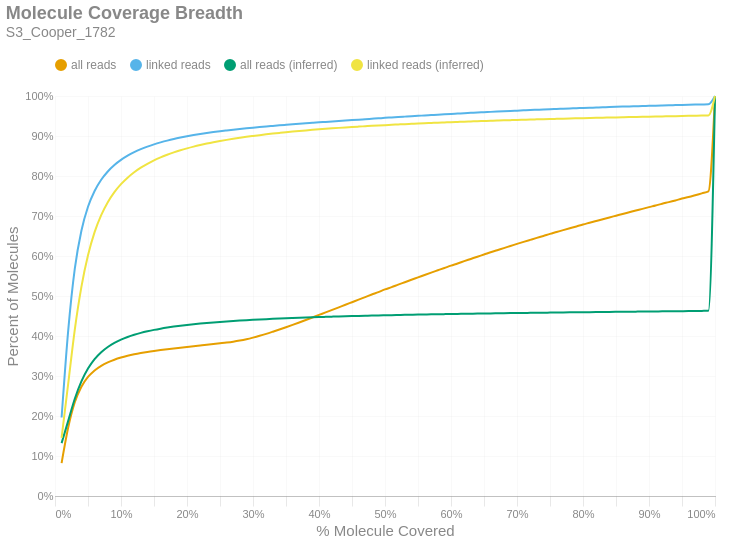

Notebook source saved alongside this figure:
### Markdown cell above
### Molecule Read Coverage
This chart shows molecule coverage breadth as computed by the number of bases aligned to that molecule. In other words, "*how much of each unique long molecule is actually sequenced/aligned?*" Keep in mind there is a distinction between sequences and alignments, since some sequences belonging to a particular molecule may not align well and wouldn't appear in the alignment data. This chart also shows molecule coverage breadth as computed by the *inferred fragment* from which the aligned sequences originate. Unlike read coverage, this calculation takes into account the total insert size, including unsequenced gaps between the forward and reverse reads. Like the previous figures, these are cumulative percents.

### Code cell
if SKIPLR:
    print_html(f"Skipped")
else:
    binned_df = consolidated_hist(valids['coverage_bp'], mask, 0.01, True)
    binned_df_inf = consolidated_hist(valids['coverage_inserts'], mask, 0.01, True)
    binned_df = binned_df.with_columns(pl.lit(binned_df_inf['all reads (cumsum)']).alias('all reads (inferred)'))
    binned_df = binned_df.with_columns(pl.lit(binned_df_inf['linked reads (cumsum)']).alias('linked reads (inferred)'))
    binned_df = binned_df.with_columns(
        (pl.col('bin').cast(pl.Float64) + 0.01).alias('right_edge')
    )

    with SafeRender(binned_df):
        (
            density_plot(binned_df, 'Molecule Coverage Breadth', samplename, 'molcov', ['all reads (inferred)','linked reads (inferred)'])
            .encode(
                #x=alt.X('bin:Q', title="% Molecule Covered").axis(format = '%').scale(padding=0),
                x=alt.X('right_edge:Q', title="% Molecule Covered").axis(format='%').scale(padding=0),
                y=alt.Y('value:Q', title='Percent of Molecules')
                    .axis(format='%')
                    .stack(False)
                    .scale(domainMin=0, padding=0),
                color=alt.Color("key:N").scale(domain = ["all reads", "linked reads", "all reads (inferred)", "linked reads (inferred)"]),
                tooltip = [
                    alt.Tooltip("key:N", title = "Data Type"),
                    alt.Tooltip("range_label:N", title="% Molecule Covered"),
                    alt.Tooltip("value:Q", format = ".2%", title="% Molecules")
                ]
            )
        ).display()

### Figure 1 — Vega-Lite specification as saved in the notebook (floating-point values rounded to 4 significant figures)
{"width": "container", "height": 400, "config": {"title": {"anchor": "start", "dy": -15, "fontSize": 18, "color": "#888888", "subtitleColor": "#888888", "subtitleFontSize": 14}, "arc": {"fill": "#0072B2"}, "axis": {"domainColor": "#888888", "domainWidth": 0.5, "gridWidth": 0.2, "grid": false, "titleFontWeight": 400, "titleFontSize": 15, "labelFontSize": 11, "labelColor": "#888888", "tickColor": "#888888", "tickWidth": 0.2, "titleColor": "#888888"}, "axisBand": {"grid": false}, "axisX": {"grid": true, "tickSize": 10, "domainCap": "round"}, "axisY": {"domain": false, "grid": true, "tickSize": 0, "domainCap": "round"}, "background": "transparent", "header": {"labelFontSize": 15, "labelColor": "#888888", "titleFontSize": 15, "titleFontWeight": 600, "titleColor": "#888888"}, "legend": {"labelFont": "sans-serif", "labelFontSize": 12, "labelColor": "#888888", "symbolSize": 100, "symbolType": "circle", "titleFontSize": 12, "titlePadding": 10, "titleColor": "#888888", "title": null, "orient": "top"}, "range": {"category": ["#E69F00", "#56B4E9", "#009E73", "#F0E442", "#0072B2", "#D55E00", "#CC79A7", "#000000"], "diverging": ["#cfe8f3", "#a2d4ec", "#73bfe2", "#46abdb", "#1696d2", "#12719e"]}, "area": {"fill": "#0072B2", "fillOpacity": 0.7, "line": true, "strokeOpacity": 0.7}, "line": {"color": "#0072B2", "stroke": "#0072B2", "strokeWidth": 2}, "trail": {"color": "#0072B2", "stroke": "#0072B2", "strokeWidth": 0, "size": 1}, "point": {"filled": true, "fillOpacity": 1.0, "size": 95}, "text": {"color": "#888888", "fontSize": 11, "align": "right", "fontWeight": 400, "size": 11}, "bar": {"fill": "#0072B2", "stroke": null}, "view": {"stroke": null, "continuousWidth": 660, "continuousHeight": 400}}, "data": {"name": "data-aec0df3728bdbafadd5b885aca81209b"}, "mark": {"type": "line", "interpolate": "monotone", "point": {"opacity": 0, "size": 275}}, "encoding": {"color": {"field": "key", "scale": {"domain": ["all reads", "linked reads", "all reads (inferred)", "linked reads (inferred)"]}, "type": "nominal"}, "tooltip": [{"field": "key", "title": "Data Type", "type": "nominal"}, {"field": "range_label", "title": "% Molecule Covered", "type": "nominal"}, {"field": "value", "format": ".2%", "title": "% Molecules", "type": "quantitative"}], "x": {"axis": {"format": "%"}, "field": "right_edge", "scale": {"padding": 0}, "title": "% Molecule Covered", "type": "quantitative"}, "y": {"axis": {"format": "%"}, "field": "value", "scale": {"domainMin": 0, "padding": 0}, "stack": false, "title": "Percent of Molecules", "type": "quantitative"}}, "params": [{"name": "param_c36ac31b6afebe62", "select": {"type": "point", "fields": ["key"]}, "bind": "legend"}], "title": {"text": "Molecule Coverage Breadth", "subtitle": "S3_Cooper_1782"}, "transform": [{"fold": ["all reads (cumsum)", "linked reads (cumsum)", "all reads (inferred)", "linked reads (inferred)"]}, {"calculate": "replace(datum.key, ' (cumsum)', '')", "as": "key"}, {"filter": {"param": "param_c36ac31b6afebe62"}}], "usermeta": {"embedOptions": {"downloadFileName": "S3_Cooper_1782.molcov"}}, "$schema": "https://vega.github.io/schema/vega-lite/v6.1.0.json", "datasets": {"data-aec0df3728bdbafadd5b885aca81209b": [{"bin": "0.0", "interval": "0.0-0.01", "all reads": 0.08232, "linked reads": 0.1962, "all reads (cumsum)": 0.08232, "linked reads (cumsum)": 0.1962, "range_label": "0.0-0.01", "all reads (inferred)": 0.1323, "linked reads (inferred)": 0.1454, "right_edge": 0.01}, {"bin": "0.01", "interval": "0.01-0.02", "all reads": 0.08886, "linked reads": 0.2173, "all reads (cumsum)": 0.1712, "linked reads (cumsum)": 0.4135, "range_label": "0.01-0.02", "all reads (inferred)": 0.1878, "linked reads (inferred)": 0.2807, "right_edge": 0.02}, {"bin": "0.02", "interval": "0.02-0.03", "all reads": 0.06313, "linked reads": 0.1548, "all reads (cumsum)": 0.2343, "linked reads (cumsum)": 0.5682, "range_label": "0.02-0.03", "all reads (inferred)": 0.243, "linked reads (inferred)": 0.4161, "right_edge": 0.03}, {"bin": "0.03", "interval": "0.03-0.04", "all reads": 0.03883, "linked reads": 0.09501, "all reads (cumsum)": 0.2731, "linked reads (cumsum)": 0.6632, "range_label": "0.03-0.04", "all reads (inferred)": 0.2864, "linked reads (inferred)": 0.5228, "right_edge": 0.04}, {"bin": "0.04", "interval": "0.04-0.05", "all reads": 0.02449, "linked reads": 0.05979, "all reads (cumsum)": 0.2976, "linked reads (cumsum)": 0.723, "range_label": "0.04-0.05", "all reads (inferred)": 0.3186, "linked reads (inferred)": 0.6018, "right_edge": 0.05}, {"bin": "0.05", "interval": "0.05-0.06", "all reads": 0.01629, "linked reads": 0.03959, "all reads (cumsum)": 0.3139, "linked reads (cumsum)": 0.7626, "range_label": "0.05-0.06", "all reads (inferred)": 0.3421, "linked reads (inferred)": 0.6596, "right_edge": 0.06}, {"bin": "0.06", "interval": "0.06-0.07", "all reads": 0.01155, "linked reads": 0.02801, "all reads (cumsum)": 0.3255, "linked reads (cumsum)": 0.7906, "range_label": "0.06-0.07", "all reads (inferred)": 0.3594, "linked reads (inferred)": 0.7022, "right_edge": 0.07}, {"bin": "0.07", "interval": "0.07-0.08", "all reads": 0.008566, "linked reads": 0.02073, "all reads (cumsum)": 0.334, "linked reads (cumsum)": 0.8114, "range_label": "0.07-0.08", "all reads (inferred)": 0.3726, "linked reads (inferred)": 0.7344, "right_edge": 0.08}, {"bin": "0.08", "interval": "0.08-0.09", "all reads": 0.006665, "linked reads": 0.01603, "all reads (cumsum)": 0.3407, "linked reads (cumsum)": 0.8274, "range_label": "0.08-0.09", "all reads (inferred)": 0.3829, "linked reads (inferred)": 0.7596, "right_edge": 0.09}, {"bin": "0.09", "interval": "0.09-0.1", "all reads": 0.005361, "linked reads": 0.0128, "all reads (cumsum)": 0.3461, "linked reads (cumsum)": 0.8402, "range_label": "0.09-0.1", "all reads (inferred)": 0.391, "linked reads (inferred)": 0.7795, "right_edge": 0.1}, {"bin": "0.1", "interval": "0.1-0.11", "all reads": 0.004421, "linked reads": 0.01052, "all reads (cumsum)": 0.3505, "linked reads (cumsum)": 0.8507, "range_label": "0.1-0.11", "all reads (inferred)": 0.3976, "linked reads (inferred)": 0.7958, "right_edge": 0.11}, {"bin": "0.11", "interval": "0.11-0.12", "all reads": 0.003741, "linked reads": 0.00883, "all reads (cumsum)": 0.3542, "linked reads (cumsum)": 0.8595, "range_label": "0.11-0.12", "all reads (inferred)": 0.4032, "linked reads (inferred)": 0.8093, "right_edge": 0.12}, {"bin": "0.12", "interval": "0.12-0.13", "all reads": 0.003196, "linked reads": 0.007499, "all reads (cumsum)": 0.3574, "linked reads (cumsum)": 0.867, "range_label": "0.12-0.13", "all reads (inferred)": 0.4078, "linked reads (inferred)": 0.8207, "right_edge": 0.13}, {"bin": "0.13", "interval": "0.13-0.14", "all reads": 0.002794, "linked reads": 0.006472, "all reads (cumsum)": 0.3602, "linked reads (cumsum)": 0.8735, "range_label": "0.13-0.14", "all reads (inferred)": 0.4118, "linked reads (inferred)": 0.8305, "right_edge": 0.14}, {"bin": "0.14", "interval": "0.14-0.15", "all reads": 0.002444, "linked reads": 0.005581, "all reads (cumsum)": 0.3626, "linked reads (cumsum)": 0.8791, "range_label": "0.14-0.15", "all reads (inferred)": 0.4154, "linked reads (inferred)": 0.839, "right_edge": 0.15}, {"bin": "0.15", "interval": "0.15-0.16", "all reads": 0.002229, "linked reads": 0.004918, "all reads (cumsum)": 0.3649, "linked reads (cumsum)": 0.884, "range_label": "0.15-0.16", "all reads (inferred)": 0.4184, "linked reads (inferred)": 0.8465, "right_edge": 0.16}, {"bin": "0.16", "interval": "0.16-0.17", "all reads": 0.002119, "linked reads": 0.004456, "all reads (cumsum)": 0.367, "linked reads (cumsum)": 0.8885, "range_label": "0.16-0.17", "all reads (inferred)": 0.4211, "linked reads (inferred)": 0.8531, "right_edge": 0.17}, {"bin": "0.17", "interval": "0.17-0.18", "all reads": 0.00201, "linked reads": 0.003999, "all reads (cumsum)": 0.369, "linked reads (cumsum)": 0.8925, "range_label": "0.17-0.18", "all reads (inferred)": 0.4235, "linked reads (inferred)": 0.8589, "right_edge": 0.18}, {"bin": "0.18", "interval": "0.18-0.19", "all reads": 0.00191, "linked reads": 0.003545, "all reads (cumsum)": 0.3709, "linked reads (cumsum)": 0.896, "range_label": "0.18-0.19", "all reads (inferred)": 0.4257, "linked reads (inferred)": 0.8643, "right_edge": 0.19}, {"bin": "0.19", "interval": "0.19-0.2", "all reads": 0.001841, "linked reads": 0.003244, "all reads (cumsum)": 0.3728, "linked reads (cumsum)": 0.8993, "range_label": "0.19-0.2", "all reads (inferred)": 0.4277, "linked reads (inferred)": 0.8691, "right_edge": 0.2}, {"bin": "0.2", "interval": "0.2-0.21", "all reads": 0.001809, "linked reads": 0.002975, "all reads (cumsum)": 0.3746, "linked reads (cumsum)": 0.9022, "range_label": "0.2-0.21", "all reads (inferred)": 0.4295, "linked reads (inferred)": 0.8734, "right_edge": 0.21}, {"bin": "0.21", "interval": "0.21-0.22", "all reads": 0.001747, "linked reads": 0.002671, "all reads (cumsum)": 0.3763, "linked reads (cumsum)": 0.9049, "range_label": "0.21-0.22", "all reads (inferred)": 0.4311, "linked reads (inferred)": 0.8774, "right_edge": 0.22}, {"bin": "0.22", "interval": "0.22-0.23", "all reads": 0.001755, "linked reads": 0.002487, "all reads (cumsum)": 0.3781, "linked reads (cumsum)": 0.9074, "range_label": "0.22-0.23", "all reads (inferred)": 0.4326, "linked reads (inferred)": 0.8811, "right_edge": 0.23}, {"bin": "0.23", "interval": "0.23-0.24", "all reads": 0.001814, "linked reads": 0.002373, "all reads (cumsum)": 0.3799, "linked reads (cumsum)": 0.9098, "range_label": "0.23-0.24", "all reads (inferred)": 0.434, "linked reads (inferred)": 0.8844, "right_edge": 0.24}, {"bin": "0.24", "interval": "0.24-0.25", "all reads": 0.001855, "linked reads": 0.002211, "all reads (cumsum)": 0.3817, "linked reads (cumsum)": 0.912, "range_label": "0.24-0.25", "all reads (inferred)": 0.4353, "linked reads (inferred)": 0.8874, "right_edge": 0.25}, {"bin": "0.25", "interval": "0.25-0.26", "all reads": 0.001895, "linked reads": 0.001986, "all reads (cumsum)": 0.3836, "linked reads (cumsum)": 0.914, "range_label": "0.25-0.26", "all reads (inferred)": 0.4365, "linked reads (inferred)": 0.8903, "right_edge": 0.26}, {"bin": "0.26", "interval": "0.26-0.27", "all reads": 0.002228, "linked reads": 0.0019, "all reads (cumsum)": 0.3859, "linked reads (cumsum)": 0.9159, "range_label": "0.26-0.27", "all reads (inferred)": 0.4376, "linked reads (inferred)": 0.893, "right_edge": 0.27}, {"bin": "0.27", "interval": "0.27-0.28", "all reads": 0.002773, "linked reads": 0.001772, "all reads (cumsum)": 0.3886, "linked reads (cumsum)": 0.9176, "range_label": "0.27-0.28", "all reads (inferred)": 0.4386, "linked reads (inferred)": 0.8955, "right_edge": 0.28}, {"bin": "0.28", "interval": "0.28-0.29", "all reads": 0.003352, "linked reads": 0.001672, "all reads (cumsum)": 0.392, "linked reads (cumsum)": 0.9193, "range_label": "0.28-0.29", "all reads (inferred)": 0.4396, "linked reads (inferred)": 0.8979, "right_edge": 0.29}, {"bin": "0.29", "interval": "0.29-0.3", "all reads": 0.003995, "linked reads": 0.001601, "all reads (cumsum)": 0.396, "linked reads (cumsum)": 0.9209, "range_label": "0.29-0.3", "all reads (inferred)": 0.4405, "linked reads (inferred)": 0.9001, "right_edge": 0.3}, {"bin": "0.3", "interval": "0.3-0.31", "all reads": 0.004443, "linked reads": 0.001549, "all reads (cumsum)": 0.4004, "linked reads (cumsum)": 0.9225, "range_label": "0.3-0.31", "all reads (inferred)": 0.4414, "linked reads (inferred)": 0.9022, "right_edge": 0.31}, {"bin": "0.31", "interval": "0.31-0.32", "all reads": 0.004925, "linked reads": 0.001444, "all reads (cumsum)": 0.4053, "linked reads (cumsum)": 0.9239, "range_label": "0.31-0.32", "all reads (inferred)": 0.4422, "linked reads (inferred)": 0.9041, "right_edge": 0.32}, {"bin": "0.32", "interval": "0.32-0.33", "all reads": 0.005323, "linked reads": 0.001364, "all reads (cumsum)": 0.4107, "linked reads (cumsum)": 0.9253, "range_label": "0.32-0.33", "all reads (inferred)": 0.4429, "linked reads (inferred)": 0.906, "right_edge": 0.33}, {"bin": "0.33", "interval": "0.33-0.34", "all reads": 0.005492, "linked reads": 0.001361, "all reads (cumsum)": 0.4162, "linked reads (cumsum)": 0.9266, "range_label": "0.33-0.34", "all reads (inferred)": 0.4437, "linked reads (inferred)": 0.9077, "right_edge": 0.34}, {"bin": "0.34", "interval": "0.34-0.35", "all reads": 0.005718, "linked reads": 0.001303, "all reads (cumsum)": 0.4219, "linked reads (cumsum)": 0.9279, "range_label": "0.34-0.35", "all reads (inferred)": 0.4444, "linked reads (inferred)": 0.9094, "right_edge": 0.35}, {"bin": "0.35", "interval": "0.35-0.36", "all reads": 0.005931, "linked reads": 0.001287, "all reads (cumsum)": 0.4278, "linked reads (cumsum)": 0.9292, "range_label": "0.35-0.36", "all reads (inferred)": 0.445, "linked reads (inferred)": 0.911, "right_edge": 0.36}, {"bin": "0.36", "interval": "0.36-0.37", "all reads": 0.006046, "linked reads": 0.001251, "all reads (cumsum)": 0.4339, "linked reads (cumsum)": 0.9305, "range_label": "0.36-0.37", "all reads (inferred)": 0.4457, "linked reads (inferred)": 0.9126, "right_edge": 0.37}, {"bin": "0.37", "interval": "0.37-0.38", "all reads": 0.006158, "linked reads": 0.001183, "all reads (cumsum)": 0.44, "linked reads (cumsum)": 0.9316, "range_label": "0.37-0.38", "all reads (inferred)": 0.4463, "linked reads (inferred)": 0.914, "right_edge": 0.38}, {"bin": "0.38", "interval": "0.38-0.39", "all reads": 0.006285, "linked reads": 0.001238, "all reads (cumsum)": 0.4463, "linked reads (cumsum)": 0.9329, "range_label": "0.38-0.39", "all reads (inferred)": 0.4469, "linked reads (inferred)": 0.9154, "right_edge": 0.39}, {"bin": "0.39", "interval": "0.39-0.4", "all reads": 0.006371, "linked reads": 0.001212, "all reads (cumsum)": 0.4527, "linked reads (cumsum)": 0.9341, "range_label": "0.39-0.4", "all reads (inferred)": 0.4474, "linked reads (inferred)": 0.9167, "right_edge": 0.4}, {"bin": "0.4", "interval": "0.4-0.41", "all reads": 0.006262, "linked reads": 0.00114, "all reads (cumsum)": 0.4589, "linked reads (cumsum)": 0.9352, "range_label": "0.4-0.41", "all reads (inferred)": 0.4479, "linked reads (inferred)": 0.918, "right_edge": 0.41}, {"bin": "0.41", "interval": "0.41-0.42", "all reads": 0.00639, "linked reads": 0.001156, "all reads (cumsum)": 0.4653, "linked reads (cumsum)": 0.9364, "range_label": "0.41-0.42", "all reads (inferred)": 0.4484, "linked reads (inferred)": 0.9192, "right_edge": 0.42}, {"bin": "0.42", "interval": "0.42-0.43", "all reads": 0.006404, "linked reads": 0.001136, "all reads (cumsum)": 0.4717, "linked reads (cumsum)": 0.9375, "range_label": "0.42-0.43", "all reads (inferred)": 0.4489, "linked reads (inferred)": 0.9203, "right_edge": 0.43}, {"bin": "0.43", "interval": "0.43-0.44", "all reads": 0.006347, "linked reads": 0.00111, "all reads (cumsum)": 0.4781, "linked reads (cumsum)": 0.9386, "range_label": "0.43-0.44", "all reads (inferred)": 0.4494, "linked reads (inferred)": 0.9214, "right_edge": 0.44}, {"bin": "0.44", "interval": "0.44-0.45", "all reads": 0.00643, "linked reads": 0.001148, "all reads (cumsum)": 0.4845, "linked reads (cumsum)": 0.9398, "range_label": "0.44-0.45", "all reads (inferred)": 0.4498, "linked reads (inferred)": 0.9225, "right_edge": 0.45}, {"bin": "0.45", "interval": "0.45-0.46", "all reads": 0.006419, "linked reads": 0.001129, "all reads (cumsum)": 0.4909, "linked reads (cumsum)": 0.9409, "range_label": "0.45-0.46", "all reads (inferred)": 0.4502, "linked reads (inferred)": 0.9235, "right_edge": 0.46}, {"bin": "0.46", "interval": "0.46-0.47", "all reads": 0.006327, "linked reads": 0.001089, "all reads (cumsum)": 0.4973, "linked reads (cumsum)": 0.942, "range_label": "0.46-0.47", "all reads (inferred)": 0.4506, "linked reads (inferred)": 0.9244, "right_edge": 0.47}, {"bin": "0.47", "interval": "0.47-0.48", "all reads": 0.006355, "linked reads": 0.001101, "all reads (cumsum)": 0.5036, "linked reads (cumsum)": 0.9431, "range_label": "0.47-0.48", "all reads (inferred)": 0.451, "linked reads (inferred)": 0.9254, "right_edge": 0.48}, {"bin": "0.48", "interval": "0.48-0.49", "all reads": 0.00611, "linked reads": 0.001102, "all reads (cumsum)": 0.5097, "linked reads (cumsum)": 0.9442, "range_label": "0.48-0.49", "all reads (inferred)": 0.4514, "linked reads (inferred)": 0.9263, "right_edge": 0.49}, {"bin": "0.49", "interval": "0.49-0.5", "all reads": 0.006691, "linked reads": 0.001131, "all reads (cumsum)": 0.5164, "linked reads (cumsum)": 0.9453, "range_label": "0.49-0.5", "all reads (inferred)": 0.4518, "linked reads (inferred)": 0.9272, "right_edge": 0.5}, {"bin": "0.5", "interval": "0.5-0.51", "all reads": 0.005696, "linked reads": 0.001026, "all reads (cumsum)": 0.5221, "linked reads (cumsum)": 0.9464, "range_label": "0.5-0.51", "all reads (inferred)": 0.4521, "linked reads (inferred)": 0.928, "right_edge": 0.51}, {"bin": "0.51", "interval": "0.51-0.52", "all reads": 0.006317, "linked reads": 0.001053, "all reads (cumsum)": 0.5284, "linked reads (cumsum)": 0.9474, "range_label": "0.51-0.52", "all reads (inferred)": 0.4525, "linked reads (inferred)": 0.9288, "right_edge": 0.52}, {"bin": "0.52", "interval": "0.52-0.53", "all reads": 0.006043, "linked reads": 0.001019, "all reads (cumsum)": 0.5345, "linked reads (cumsum)": 0.9484, "range_label": "0.52-0.53", "all reads (inferred)": 0.4529, "linked reads (inferred)": 0.9297, "right_edge": 0.53}, {"bin": "0.53", "interval": "0.53-0.54", "all reads": 0.006086, "linked reads": 0.001016, "all reads (cumsum)": 0.5405, "linked reads (cumsum)": 0.9495, "range_label": "0.53-0.54", "all reads (inferred)": 0.4532, "linked reads (inferred)": 0.9304, "right_edge": 0.54}, {"bin": "0.54", "interval": "0.54-0.55", "all reads": 0.005935, "linked reads": 0.0009647, "all reads (cumsum)": 0.5465, "linked reads (cumsum)": 0.9504, "range_label": "0.54-0.55", "all reads (inferred)": 0.4535, "linked reads (inferred)": 0.9312, "right_edge": 0.55}, {"bin": "0.55", "interval": "0.55-0.56", "all reads": 0.006045, "linked reads": 0.0009986, "all reads (cumsum)": 0.5525, "linked reads (cumsum)": 0.9514, "range_label": "0.55-0.56", "all reads (inferred)": 0.4538, "linked reads (inferred)": 0.9319, "right_edge": 0.56}, {"bin": "0.56", "interval": "0.56-0.57", "all reads": 0.005896, "linked reads": 0.0009758, "all reads (cumsum)": 0.5584, "linked reads (cumsum)": 0.9524, "range_label": "0.56-0.57", "all reads (inferred)": 0.4541, "linked reads (inferred)": 0.9326, "right_edge": 0.57}, {"bin": "0.57", "interval": "0.57-0.58", "all reads": 0.005796, "linked reads": 0.0009799, "all reads (cumsum)": 0.5642, "linked reads (cumsum)": 0.9534, "range_label": "0.57-0.58", "all reads (inferred)": 0.4544, "linked reads (inferred)": 0.9333, "right_edge": 0.58}, {"bin": "0.58", "interval": "0.58-0.59", "all reads": 0.005807, "linked reads": 0.0009436, "all reads (cumsum)": 0.57, "linked reads (cumsum)": 0.9543, "range_label": "0.58-0.59", "all reads (inferred)": 0.4547, "linked reads (inferred)": 0.9339, "right_edge": 0.59}, {"bin": "0.59", "interval": "0.59-0.6", "all reads": 0.00587, "linked reads": 0.0009104, "all reads (cumsum)": 0.5759, "linked reads (cumsum)": 0.9552, "range_label": "0.59-0.6", "all reads (inferred)": 0.455, "linked reads (inferred)": 0.9346, "right_edge": 0.6}, {"bin": "0.6", "interval": "0.6-0.61", "all reads": 0.005475, "linked reads": 0.0008748, "all reads (cumsum)": 0.5814, "linked reads (cumsum)": 0.9561, "range_label": "0.6-0.61", "all reads (inferred)": 0.4552, "linked reads (inferred)": 0.9352, "right_edge": 0.61}, {"bin": "0.61", "interval": "0.61-0.62", "all reads": 0.005736, "linked reads": 0.0008831, "all reads (cumsum)": 0.5871, "linked reads (cumsum)": 0.957, "range_label": "0.61-0.62", "all reads (inferred)": 0.4555, "linked reads (inferred)": 0.9358, "right_edge": 0.62}, {"bin": "0.62", "interval": "0.62-0.63", "all reads": 0.005541, "linked reads": 0.0008493, "all reads (cumsum)": 0.5927, "linked reads (cumsum)": 0.9578, "range_label": "0.62-0.63", "all reads (inferred)": 0.4558, "linked reads (inferred)": 0.9364, "right_edge": 0.63}, {"bin": "0.63", "interval": "0.63-0.64", "all reads": 0.005581, "linked reads": 0.0008724, "all reads (cumsum)": 0.5982, "linked reads (cumsum)": 0.9587, "range_label": "0.63-0.64", "all reads (inferred)": 0.456, "linked reads (inferred)": 0.937, "right_edge": 0.64}, {"bin": "0.64", "interval": "0.64-0.65", "all reads": 0.005393, "linked reads": 0.0007891, "all reads (cumsum)": 0.6036, "linked reads (cumsum)": 0.9595, "range_label": "0.64-0.65", "all reads (inferred)": 0.4563, "linked reads (inferred)": 0.9375, "right_edge": 0.65}, {"bin": "0.65", "interval": "0.65-0.66", "all reads": 0.005583, "linked reads": 0.0008199, "all reads (cumsum)": 0.6092, "linked reads (cumsum)": 0.9603, "range_label": "0.65-0.66", "all reads (inferred)": 0.4565, "linked reads (inferred)": 0.9381, "right_edge": 0.66}, {"bin": "0.66", "interval": "0.66-0.67", "all reads": 0.005247, "linked reads": 0.0007929, "all reads (cumsum)": 0.6145, "linked reads (cumsum)": 0.9611, "range_label": "0.66-0.67", "all reads (inferred)": 0.4567, "linked reads (inferred)": 0.9386, "right_edge": 0.67}, {"bin": "0.67", "interval": "0.67-0.68", "all reads": 0.005324, "linked reads": 0.0007743, "all reads (cumsum)": 0.6198, "linked reads (cumsum)": 0.9619, "range_label": "0.67-0.68", "all reads (inferred)": 0.457, "linked reads (inferred)": 0.9392, "right_edge": 0.68}, {"bin": "0.68", "interval": "0.68-0.69", "all reads": 0.005187, "linked reads": 0.0007507, "all reads (cumsum)": 0.625, "linked reads (cumsum)": 0.9626, "range_label": "0.68-0.69", "all reads (inferred)": 0.4572, "linked reads (inferred)": 0.9397, "right_edge": 0.69}, {"bin": "0.69", "interval": "0.69-0.7", "all reads": 0.005244, "linked reads": 0.0007445, "all reads (cumsum)": 0.6302, "linked reads (cumsum)": 0.9634, "range_label": "0.69-0.7", "all reads (inferred)": 0.4574, "linked reads (inferred)": 0.9402, "right_edge": 0.7}, {"bin": "0.7", "interval": "0.7-0.71", "all reads": 0.005094, "linked reads": 0.0007418, "all reads (cumsum)": 0.6353, "linked reads (cumsum)": 0.9641, "range_label": "0.7-0.71", "all reads (inferred)": 0.4577, "linked reads (inferred)": 0.9407, "right_edge": 0.71}, {"bin": "0.71", "interval": "0.71-0.72", "all reads": 0.005009, "linked reads": 0.0007345, "all reads (cumsum)": 0.6403, "linked reads (cumsum)": 0.9649, "range_label": "0.71-0.72", "all reads (inferred)": 0.4579, "linked reads (inferred)": 0.9412, "right_edge": 0.72}, {"bin": "0.72", "interval": "0.72-0.73", "all reads": 0.004981, "linked reads": 0.000692, "all reads (cumsum)": 0.6453, "linked reads (cumsum)": 0.9655, "range_label": "0.72-0.73", "all reads (inferred)": 0.4581, "linked reads (inferred)": 0.9416, "right_edge": 0.73}, {"bin": "0.73", "interval": "0.73-0.74", "all reads": 0.004871, "linked reads": 0.0006989, "all reads (cumsum)": 0.6502, "linked reads (cumsum)": 0.9662, "range_label": "0.73-0.74", "all reads (inferred)": 0.4583, "linked reads (inferred)": 0.9421, "right_edge": 0.74}, {"bin": "0.74", "interval": "0.74-0.75", "all reads": 0.005085, "linked reads": 0.0006737, "all reads (cumsum)": 0.6552, "linked reads (cumsum)": 0.9669, "range_label": "0.74-0.75", "all reads (inferred)": 0.4585, "linked reads (inferred)": 0.9425, "right_edge": 0.75}, {"bin": "0.75", "interval": "0.75-0.76", "all reads": 0.00468, "linked reads": 0.000635, "all reads (cumsum)": 0.6599, "linked reads (cumsum)": 0.9676, "range_label": "0.75-0.76", "all reads (inferred)": 0.4587, "linked reads (inferred)": 0.9429, "right_edge": 0.76}, {"bin": "0.76", "interval": "0.76-0.77", "all reads": 0.00479, "linked reads": 0.0006419, "all reads (cumsum)": 0.6647, "linked reads (cumsum)": 0.9682, "range_label": "0.76-0.77", "all reads (inferred)": 0.4589, "linked reads (inferred)": 0.9434, "right_edge": 0.77}, {"bin": "0.77", "interval": "0.77-0.78", "all reads": 0.004643, "linked reads": 0.0006294, "all reads (cumsum)": 0.6694, "linked reads (cumsum)": 0.9688, "range_label": "0.77-0.78", "all reads (inferred)": 0.4591, "linked reads (inferred)": 0.9438, "right_edge": 0.78}, {"bin": "0.78", "interval": "0.78-0.79", "all reads": 0.004567, "linked reads": 0.000609, "all reads (cumsum)": 0.6739, "linked reads (cumsum)": 0.9694, "range_label": "0.78-0.79", "all reads (inferred)": 0.4593, "linked reads (inferred)": 0.9442, "right_edge": 0.79}, {"bin": "0.79", "interval": "0.79-0.8", "all reads": 0.004814, "linked reads": 0.0006367, "all reads (cumsum)": 0.6787, "linked reads (cumsum)": 0.9701, "range_label": "0.79-0.8", "all reads (inferred)": 0.4595, "linked reads (inferred)": 0.9446, "right_edge": 0.8}, {"bin": "0.8", "interval": "0.8-0.81", "all reads": 0.004375, "linked reads": 0.0005731, "all reads (cumsum)": 0.6831, "linked reads (cumsum)": 0.9706, "range_label": "0.8-0.81", "all reads (inferred)": 0.4597, "linked reads (inferred)": 0.945, "right_edge": 0.81}, {"bin": "0.81", "interval": "0.81-0.82", "all reads": 0.004438, "linked reads": 0.0005665, "all reads (cumsum)": 0.6876, "linked reads (cumsum)": 0.9712, "range_label": "0.81-0.82", "all reads (inferred)": 0.4598, "linked reads (inferred)": 0.9454, "right_edge": 0.82}, {"bin": "0.82", "interval": "0.82-0.83", "all reads": 0.004459, "linked reads": 0.0005734, "all reads (cumsum)": 0.692, "linked reads (cumsum)": 0.9718, "range_label": "0.82-0.83", "all reads (inferred)": 0.46, "linked reads (inferred)": 0.9457, "right_edge": 0.83}, {"bin": "0.83", "interval": "0.83-0.84", "all reads": 0.004419, "linked reads": 0.000589, "all reads (cumsum)": 0.6964, "linked reads (cumsum)": 0.9724, "range_label": "0.83-0.84", "all reads (inferred)": 0.4602, "linked reads (inferred)": 0.9461, "right_edge": 0.84}, {"bin": "0.84", "interval": "0.84-0.85", "all reads": 0.004349, "linked reads": 0.000553, "all reads (cumsum)": 0.7008, "linked reads (cumsum)": 0.9729, "range_label": "0.84-0.85", "all reads (inferred)": 0.4604, "linked reads (inferred)": 0.9465, "right_edge": 0.85}, {"bin": "0.85", "interval": "0.85-0.86", "all reads": 0.004363, "linked reads": 0.0005275, "all reads (cumsum)": 0.7051, "linked reads (cumsum)": 0.9735, "range_label": "0.85-0.86", "all reads (inferred)": 0.4606, "linked reads (inferred)": 0.9469, "right_edge": 0.86}, {"bin": "0.86", "interval": "0.86-0.87", "all reads": 0.004257, "linked reads": 0.0005174, "all reads (cumsum)": 0.7094, "linked reads (cumsum)": 0.974, "range_label": "0.86-0.87", "all reads (inferred)": 0.4608, "linked reads (inferred)": 0.9473, "right_edge": 0.87}, {"bin": "0.87", "interval": "0.87-0.88", "all reads": 0.004285, "linked reads": 0.0004846, "all reads (cumsum)": 0.7137, "linked reads (cumsum)": 0.9745, "range_label": "0.87-0.88", "all reads (inferred)": 0.4609, "linked reads (inferred)": 0.9476, "right_edge": 0.88}, {"bin": "0.88", "interval": "0.88-0.89", "all reads": 0.004194, "linked reads": 0.0004805, "all reads (cumsum)": 0.7179, "linked reads (cumsum)": 0.9749, "range_label": "0.88-0.89", "all reads (inferred)": 0.4611, "linked reads (inferred)": 0.948, "right_edge": 0.89}, {"bin": "0.89", "interval": "0.89-0.9", "all reads": 0.00431, "linked reads": 0.0005012, "all reads (cumsum)": 0.7222, "linked reads (cumsum)": 0.9754, "range_label": "0.89-0.9", "all reads (inferred)": 0.4613, "linked reads (inferred)": 0.9483, "right_edge": 0.9}, {"bin": "0.9", "interval": "0.9-0.91", "all reads": 0.004015, "linked reads": 0.0004642, "all reads (cumsum)": 0.7262, "linked reads (cumsum)": 0.9759, "range_label": "0.9-0.91", "all reads (inferred)": 0.4614, "linked reads (inferred)": 0.9487, "right_edge": 0.91}, {"bin": "0.91", "interval": "0.91-0.92", "all reads": 0.004541, "linked reads": 0.0004573, "all reads (cumsum)": 0.7307, "linked reads (cumsum)": 0.9764, "range_label": "0.91-0.92", "all reads (inferred)": 0.4616, "linked reads (inferred)": 0.949, "right_edge": 0.92}, {"bin": "0.92", "interval": "0.92-0.93", "all reads": 0.003941, "linked reads": 0.0004545, "all reads (cumsum)": 0.7347, "linked reads (cumsum)": 0.9768, "range_label": "0.92-0.93", "all reads (inferred)": 0.4618, "linked reads (inferred)": 0.9493, "right_edge": 0.93}, {"bin": "0.93", "interval": "0.93-0.94", "all reads": 0.00426, "linked reads": 0.0004251, "all reads (cumsum)": 0.739, "linked reads (cumsum)": 0.9772, "range_label": "0.93-0.94", "all reads (inferred)": 0.462, "linked reads (inferred)": 0.9497, "right_edge": 0.94}, {"bin": "0.94", "interval": "0.94-0.95", "all reads": 0.004585, "linked reads": 0.0004317, "all reads (cumsum)": 0.7435, "linked reads (cumsum)": 0.9777, "range_label": "0.94-0.95", "all reads (inferred)": 0.4621, "linked reads (inferred)": 0.95, "right_edge": 0.95}, {"bin": "0.95", "interval": "0.95-0.96", "all reads": 0.003853, "linked reads": 0.000422, "all reads (cumsum)": 0.7474, "linked reads (cumsum)": 0.9781, "range_label": "0.95-0.96", "all reads (inferred)": 0.4623, "linked reads (inferred)": 0.9503, "right_edge": 0.96}, {"bin": "0.96", "interval": "0.96-0.97", "all reads": 0.00452, "linked reads": 0.0004068, "all reads (cumsum)": 0.7519, "linked reads (cumsum)": 0.9785, "range_label": "0.96-0.97", "all reads (inferred)": 0.4625, "linked reads (inferred)": 0.9507, "right_edge": 0.97}, {"bin": "0.97", "interval": "0.97-0.98", "all reads": 0.00475, "linked reads": 0.0003847, "all reads (cumsum)": 0.7567, "linked reads (cumsum)": 0.9789, "range_label": "0.97-0.98", "all reads (inferred)": 0.4628, "linked reads (inferred)": 0.9511, "right_edge": 0.98}, {"bin": "0.98", "interval": "0.98-0.99", "all reads": 0.004646, "linked reads": 0.0003985, "all reads (cumsum)": 0.7613, "linked reads (cumsum)": 0.9793, "range_label": "0.98-0.99", "all reads (inferred)": 0.463, "linked reads (inferred)": 0.9515, "right_edge": 0.99}, {"bin": "0.99", "interval": "0.99-1.0", "all reads": 0.2387, "linked reads": 0.02072, "all reads (cumsum)": 1.0, "linked reads (cumsum)": 1.0, "range_label": "0.99-1.0", "all reads (inferred)": 1.0, "linked reads (inferred)": 1.0, "right_edge": 1.0}]}}
